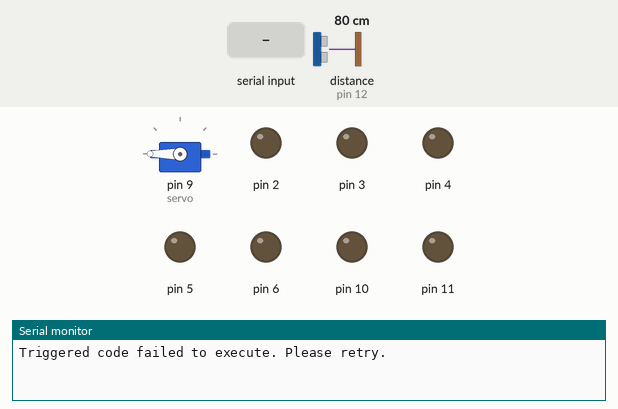
The sketch below on a simulated Arduino Uno, built with avr-gcc and run on an emulated ATmega328P. Shown: servo, output pins drawn as LEDs (lit = HIGH), the last lines printed to the serial monitor. The test bench sets the inputs (shaded band); at power-on: distance to the obstacle (sensor on pin 12) 80 cm. The echo pulse lasts 58.3 µs per cm; EEPROM starts erased.

Above: at 1.2 s.
1.3 s: "9870\n" received over Serial
At 3.8 s:
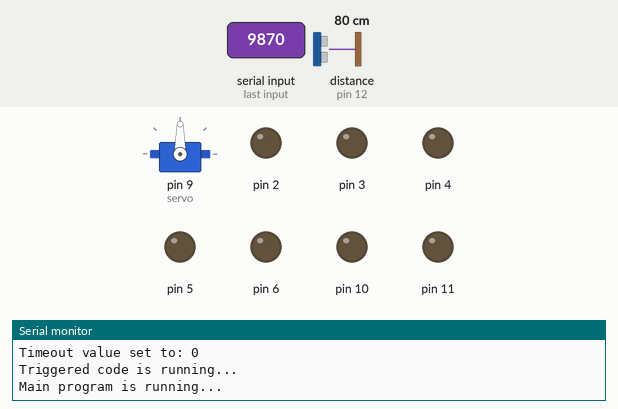
4.3 s: distance to the obstacle (sensor on pin 12) set to 12 cm
At 4.8 s:
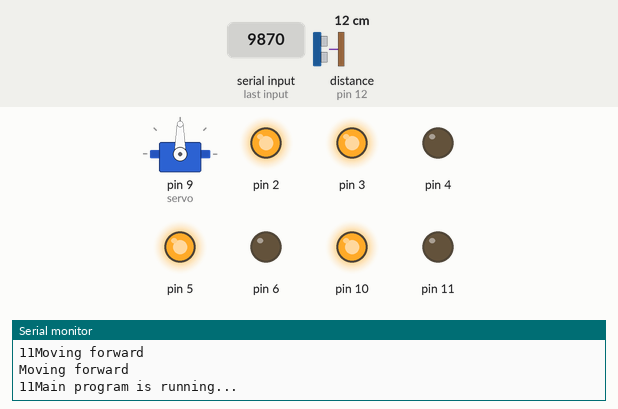
5.8 s: distance to the obstacle (sensor on pin 12) set to 9 cm
8.8 s: distance to the obstacle (sensor on pin 12) set to 18 cm
At 10.7 s:
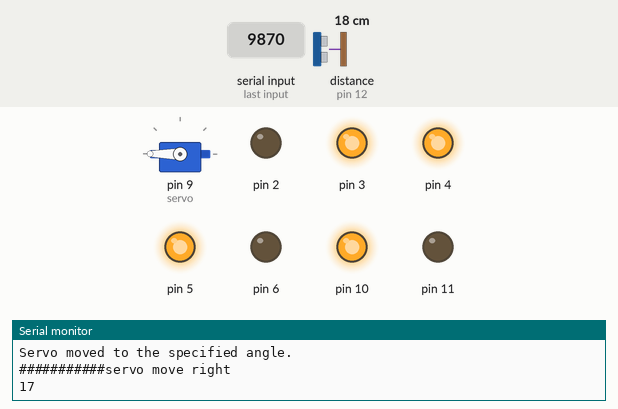
At 11.7 s:
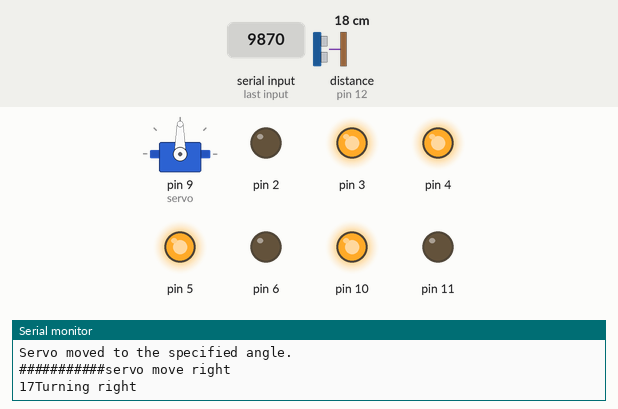
11.8 s: "90,45\n" received over Serial
14.0 s: "30,150\n" received over Serial
Timing chart, 0 to 21.1 s (numbered marks = the images above; inputs shaded):
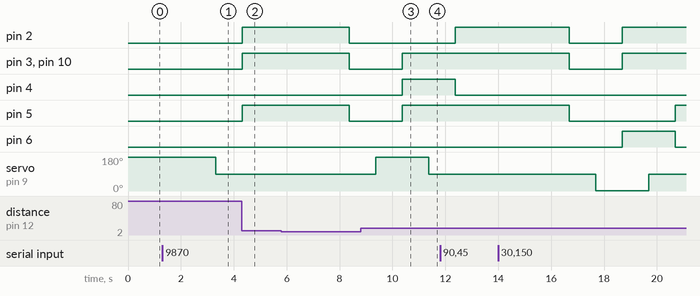

Measured:
- after the input at 1.3 s, servo on pin 9 (servo): 180° → 90° after 2.0 s
- after the input at 8.8 s, pin 3–5, pin 10: LOW → HIGH after 1.6 s

The sketch:

Frimware_IoT.ino
```cpp
#include <Arduino.h>
#include "L293D.h"
#include "Ultrasonic.h"
#include "ServoMotor.h"
#include "TriggeredCode.h"

// Constants and global variables
const int path[10] = {1,2,3,1,3,2};  // Define the path of movements
const int thresholdDistance = 10;  // Define the threshold distance for collision detection
int moveCount = 0;  // Initialize the move count
int currentCount = -1;  // Initialize the current move count
int currentPath = 0;  // Initialize the current path
bool collide = false;  // Initialize collision flag
bool Teststate = true;  // Initialize test state flag
int currentStage = 0;  // Initialize current stage
int nextPath = 0;  // Initialize next path
bool backwardMove = false;  // Initialize backward movement flag
int throwTime = 5000;  // Set the throw time
int servoPosition;  // Declare variable for servo position
unsigned long startTime = 0;  // Initialize start time
unsigned long endTime = 0;  // Initialize end time
unsigned long executionTime = 0;  // Initialize execution time
int movementduration = 0;  // Initialize movement duration
int sizeofarray = sizeof(path)/sizeof(path[0]);  // Calculate size of the path array
bool forwardMove = false;
bool throwError = false;
bool authorize = false;

// Objects
TriggeredCode triggeredCode;
L293D motor(3, 5, 6, 10, 2, 4);  // Define motor object with pin configuration
Ultrasonic sensor(11, 12, 10);  // Define ultrasonic sensor object with pin configuration
ServoMotor servo(9,0);  // Define servo motor object with pin and initial position

void setup(){
    Serial.begin(9600);
    motor.setup();  // Initialize motor
    sensor.setup();  // Initialize sensor
    servo.setup();  // Initialize servo
}

void loop(){
    if (triggeredCode.run()||authorize) {
      throwError = false;
      authorize = true;
        // Triggered code executed successfully, continue with main program logic
        Serial.println("Main program is running...");
        delay(1000); // Example delay

        // Check if the end of the path has been reached and no movement is in progress
        if (sizeofarray >= moveCount && movementduration == 0) {
            currentPath = path[moveCount];  // Update current path
        }
        else{
          if(movementduration == 0){
          moveCount = 0;
          currentPath = path[moveCount];
          }
        }

        // Check if the move count has changed
        if (moveCount != currentCount) {
            currentCount = moveCount;  // Update current count
            switch(currentPath) {
                case 1:
                    servo.moveReference();  // Move servo to reference position
                    servoPosition = 90;  // Set servo position
                    if (!sensor.checkCollision()) {
                        startTime = millis();  // Record start time
                        motor.runTest(currentPath);  // Run motor test
                        forwardMove = true;
                    }
                    break;
                case 2:
                    servo.moveRight();  // Move servo right
                    servoPosition = 180;  // Set servo position
                    if (!sensor.checkCollision()) {
                        startTime = millis();  // Record start time
                        motor.runTest(currentPath);  // Run motor test
                    } else {
                        Teststate = false;  // Set test state to false
                    }
                    servo.moveReference();  // Move servo to reference position
                    break;
                case 3:
                    servo.moveLeft();  // Move servo left
                    servoPosition = 0;  // Set servo position
                    if (!sensor.checkCollision()) {
                        startTime = millis();  // Record start time
                        motor.runTest(currentPath);  // Run motor test
                    } else {
                        Teststate = false;  // Set test state to false
                    }
                    servo.moveReference();  // Move servo to reference position
                    break;
            }
            if(forwardMove){
              motor.runTest(1);
            }
        }
        // Check if execution time is within the throw time
        if (executionTime < throwTime) {
            endTime = millis();  // Record end time
            executionTime = executionTime + (endTime - startTime);  // Update execution time

            // Check for collision during movement and test state
            if (sensor.checkCollision() && !Teststate) {
                motor.runTest(5);  // Run motor test
                Teststate = false;  // Set test state to false
            }

            movementduration = throwTime - executionTime;  // Update movement duration
        } else {
            motor.runTest(5);  // Run motor test
            Serial.println(" movement change " + moveCount);
            moveCount++;  // Increment move count
            executionTime = 0;  // Reset execution time
            movementduration = 0;  // Reset movement duration
        }

        // Perform collision recovery if test state is false and movement duration is nonzero
        if (!Teststate && movementduration) {
            int checkAttempt = 3;
            for (int i = 0; i < 3; i++) {
                if (collide) {
                    switch (i) {
                        case 0:
                            servo.moveLeft();  // Move servo left
                            if (!sensor.checkCollision()) {
                                motor.runTest(3);  // Run motor test
                                collide = false;  // Reset collide flag
                            } else {
                                collide = true;  // Set collide flag
                            }
                            break;
                        case 1:
                            servo.moveRight();  // Move servo right
                            if (!sensor.checkCollision()) {
                                motor.runTest(2);  // Run motor test
                                collide = false;  // Reset collide flag
                            } else {
                                collide = true;  // Set collide flag
                            }
                            break;
                        case 3:
                            servo.moveReference();  // Move servo to reference position
                            if (collide) {
                                motor.runTest(4);  // Run motor test
                                if (!sensor.checkCollision()) {
                                    backwardMove = true;  // Set backward movement flag
                                    collide = false;  // Reset collide flag
                                } else {
                                    collide = true;  // Set collide flag
                                }
                            }
                            break;
                    }
                    if (!collide) {
                        break;  // Exit loop if collision resolved
                    }
                }
            }
        }

        // Check if backward movement is required
        if (backwardMove) {
            // Move the servo to the reference position
            servo.moveReference();

            // Check for collision before proceeding
            if (!sensor.checkCollision()) {
                // If no collision, run the motor test (moving forward)
                motor.runTest(1);

                // Determine the next movement from the path
                nextPath = path[moveCount + 1];

                // Handle the next movement based on the path
                switch (nextPath) {
                    case 2:
                        // Move the servo to the left position
                        servo.moveLeft();
                        // Check for collision after moving left
                        if (!sensor.checkCollision()) {
                            // If no collision, run the motor test for moving backward
                            motor.runTest(3);
                            // Update the backward flag to false since backward movement is completed
                            backwardMove = false;
                        }
                        break;
                    case 3:
                        // Move the servo to the right position
                        servo.moveRight();
                        // Check for collision after moving right
                        if (!sensor.checkCollision()) {
                            // If no collision, run the motor test for moving backward
                            motor.runTest(2);
                            // Update the backward flag to false since backward movement is completed
                            backwardMove = false;
                        }
                        break;
                }
            }
        }
    } else {
         if(!throwError){
        // Triggered code was not executed successfully
        Serial.println("Triggered code failed to execute. Please retry.");
          throwError = true;
         }

    }
}
```

ServoMotor.cpp
```cpp
#include <Servo.h>

#include "ServoMotor.h"

ServoMotor::ServoMotor(int servoPin, int refPosAddr) {
  pin = servoPin;
  referencePositionAddr = refPosAddr;
  int referencePosition = 90; // Default reference position
}

void ServoMotor::setup() {
  servo.attach(9);
  // Restore reference position from EEPROM

  referencePosition = EEPROM.read(referencePositionAddr);
  servo.write(referencePosition);
}

void ServoMotor::move(int angle) {
     if (angle >= 0 && angle <= 180) {
      servo.write(angle);
      referencePosition = angle; // Update reference position
      EEPROM.write(referencePositionAddr, referencePosition);
      Serial.println("Servo moved to the specified angle.");
    } else if (angle == -1) {
      servo.write(referencePosition); // Move servo to reference position
      Serial.println("Servo moved to reference position.");
    } else {
      Serial.println("Invalid angle. Please enter an angle between 0 and 180, or -1 to move to reference position.");
    }
    while (Serial.available() > 0) {
      Serial.read(); // Clear input buffer
    }
  }
void ServoMotor::moveLeft() {
  int leftAngle = 1; // Calculate the angle to move left
  move(leftAngle);
   delay(1000);
  Serial.println("......servo move left");
}

void ServoMotor::moveRight() {
  int rightAngle = 180; // Calculate the angle to move right
  move(rightAngle);
   delay(1000);
  Serial.println("###########servo move right");
}

void ServoMotor::moveReference() {
  servo.write(90);
  delay(1000);
  Serial.println("Servo moved to reference position.");
}
```

ServoMotor.h
```cpp
#ifndef SERVO_MOTOR_H
#define SERVO_MOTOR_H

#include <Arduino.h>
#include <Servo.h>
#include <EEPROM.h>

class ServoMotor {
  private:
    Servo servo;
    int pin;
    int referencePositionAddr;
    int referencePosition;

  public:
    ServoMotor(int servoPin, int refPosAddr);
    void setup();
    void move(int angle);
    void moveRight();
    void moveLeft();
    void moveReference();
};

#endif
```

TriggeredCode.cpp
```cpp
#include "TriggeredCode.h"

bool TriggeredCode::run() {
  int triggerPin;
  int timeout;

  // Wait for the trigger pin value (9870) to be entered
  while (Serial.available() > 0) {
    triggerPin = Serial.parseInt();
    if (triggerPin == 9870) {
      Serial.println("Trigger pin value received. Enter timeout value:");
      // Once the trigger pin value is received, proceed to get the timeout value
      while(Serial.available() == 0 );// Wait for input
      timeout = Serial.parseInt();
      Serial.print("Timeout value set to: ");
      Serial.println(timeout);
      // Your triggered code logic goes here
      Serial.println("Triggered code is running...");
      // Add a delay using the specified timeout
      delay(timeout);
      return true; // Return true indicating success
    } else {
      // If the entered value is not the trigger pin value, inform the user and wait for new input
      Serial.println("Incorrect trigger pin value. Enter the correct value to start the program:");
    }
  }
  return false; // Return false indicating failure (trigger pin value not entered correctly)
}
```

TriggeredCode.h
```cpp
#ifndef TRIGGERED_CODE_H
#define TRIGGERED_CODE_H

#include <Arduino.h>

class TriggeredCode {
  public:
    bool run();
};

#endif
```

Ultrasonic.cpp
```cpp
#include "Ultrasonic.h"

Ultrasonic::Ultrasonic(int tPin, int ePin,int tdis) {
  trigPin = tPin;
  echoPin = ePin;
  thresholdDistance = tdis;
}

void Ultrasonic::setup() {
  pinMode(trigPin, OUTPUT);
  pinMode(echoPin, INPUT);
}

float Ultrasonic::getDistance() {
  digitalWrite(trigPin, LOW);
  delayMicroseconds(2);
  digitalWrite(trigPin, HIGH);
  delayMicroseconds(10);
  digitalWrite(trigPin, LOW);
  float duration = pulseIn(echoPin, HIGH);
  // Speed of sound: 343 m/s (34300 cm/s), so divide by 2 for one way distance
  // Formula: Distance = (duration * speed of sound) / 2
  return (duration * 0.0343) / 2; // Convert duration to cm
}
bool Ultrasonic::checkCollision() {
  int distanceToObject = getDistance(); // Get distance to object from sensor
  // Check if distance is less than the threshold for collision
  Serial.print(distanceToObject);
  return distanceToObject < thresholdDistance;
}
```

Ultrasonic.h
```cpp
#ifndef ULTRASONIC_H
#define ULTRASONIC_H

#include <Arduino.h>

class Ultrasonic {
  private:
    int trigPin;
    int echoPin;
    int thresholdDistance;
  public:
    Ultrasonic(int tPin, int ePin, int tdis);
    void setup();
    float getDistance();
    bool checkCollision();
};
#endif
```

l293D.cpp
```cpp
#include "L293D.h"

L293D::L293D(int enPin1, int inPin1, int inPin2, int enPin2, int inPin3, int inPin4) {
  enablePin1 = enPin1;
  in1 = inPin1;
  in2 = inPin2;
  enablePin2 = enPin2;
  in3 = inPin3;
  in4 = inPin4;
}

void L293D::setup() {
  pinMode(enablePin1, OUTPUT);
  pinMode(in1, OUTPUT);
  pinMode(in2, OUTPUT);
  pinMode(enablePin2, OUTPUT);
  pinMode(in3, OUTPUT);
  pinMode(in4, OUTPUT);
  stop();
}

void L293D::moveForward() {
  stop(); // Ensure both wheels are stopped before moving
  digitalWrite(in1, HIGH);
  digitalWrite(in2, LOW);
  digitalWrite(in3, HIGH);
  digitalWrite(in4, LOW);
  digitalWrite(enablePin1, HIGH);
  digitalWrite(enablePin2, HIGH);
}

void L293D::moveBackward() {
  stop(); // Ensure both wheels are stopped before moving
  digitalWrite(in1, LOW);
  digitalWrite(in2, HIGH);
  digitalWrite(in3, HIGH);
  digitalWrite(in4, LOW);
  digitalWrite(enablePin1, HIGH);
  digitalWrite(enablePin2, HIGH);
  delay(2000);
  stop();
}

void L293D::turnLeft() {
  stop(); // Ensure both wheels are stopped before moving
  digitalWrite(in1, LOW);
  digitalWrite(in2, HIGH);
  digitalWrite(in3, HIGH);
  digitalWrite(in4, LOW);
  digitalWrite(enablePin1, HIGH);
  digitalWrite(enablePin2, HIGH);
  delay(1000);
}

void L293D::turnRight() {
  stop(); // Ensure both wheels are stopped before moving
  digitalWrite(in1, HIGH);
  digitalWrite(in2, LOW);
  digitalWrite(in3, LOW);
  digitalWrite(in4, HIGH);
  digitalWrite(enablePin1, HIGH);
  digitalWrite(enablePin2, HIGH);
  delay(1000);
}

void L293D::stop() {
  digitalWrite(in1, LOW);
  digitalWrite(in2, LOW);
  digitalWrite(in3, LOW);
  digitalWrite(in4, LOW);
  digitalWrite(enablePin1, LOW);
  digitalWrite(enablePin2, LOW);
}

void L293D::moveRightWheelForwardSlow() {
  stop(); // Ensure both wheels are stopped before moving
  analogWrite(enablePin1, 200); // Adjust the PWM value for slower speed
  digitalWrite(in1, HIGH);
  digitalWrite(in2, LOW);
  delay(2000);
}

void L293D::moveRightWheelBackwardSlow() {
  stop(); // Ensure both wheels are stopped before moving
  analogWrite(enablePin1, 200); // Adjust the PWM value for slower speed
  digitalWrite(in1, LOW);
  digitalWrite(in2, HIGH);
  delay(2000);
}

void L293D::moveLeftWheelForwardSlow() {
  stop(); // Ensure both wheels are stopped before moving
  analogWrite(enablePin2, 200); // Adjust the PWM value for slower speed
  digitalWrite(in3, HIGH);
  digitalWrite(in4, LOW);
  delay(2000);
}

void L293D::moveLeftWheelBackwardSlow() {
  stop(); // Ensure both wheels are stopped before moving
  analogWrite(enablePin2, 200); // Adjust the PWM value for slower speed
  digitalWrite(in3, LOW);
  digitalWrite(in4, HIGH);
  delay(2000);
}
void L293D::runTest(int movement) {
  switch (movement) {
    case 1:
      moveForward();
      Serial.println("Moving forward");
      break;
    case 2:
      turnRight();
      Serial.println("Turning right");
      break;
    case 3:
      turnLeft();
      Serial.println("Turning left");
      break;
    case 4:
      moveBackward();
      Serial.println("Moving backward");
      break;
    case 5:
      stop();
      Serial.println("Stopping");
      break;
    case 6:
      moveRightWheelForwardSlow();
      Serial.println("Moving right wheel forward slowly");
      break;
    case 7:
      moveRightWheelBackwardSlow();
      Serial.println("Moving right wheel backward slowly");
      break;
    case 8:
      moveLeftWheelForwardSlow();
      Serial.println("Moving left wheel forward slowly");
      break;
    case 9:
      moveLeftWheelBackwardSlow();
      Serial.println("Moving left wheel backward slowly");
      break;
    default:
      Serial.println("Invalid movement");
  }
}
```

l293D.h
```cpp
#ifndef L293D_H
#define L293D_H

#include <Arduino.h>

class L293D {
  private:
    int enablePin1;
    int in1;
    int in2;
    int enablePin2;
    int in3;
    int in4;

  public:
    L293D(int enPin1, int inPin1, int inPin2, int enPin2, int inPin3, int inPin4);
    void setup();
    void moveForward();
    void moveBackward();
    void turnLeft();
    void turnRight();
    void stop();
    void moveRightWheelForwardSlow();
    void moveRightWheelBackwardSlow();
    void moveLeftWheelForwardSlow();
    void moveLeftWheelBackwardSlow();
    void runTest(int movement);
};

#endif
```
